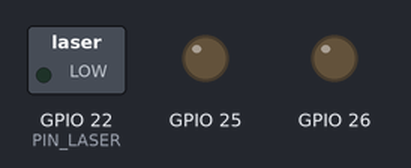
A sketch run on a simulated ESP32. On the bench: switched loads named in the sketch (green lamp = pin HIGH), output pins drawn as LEDs (lit = HIGH). What the sketch prints to the serial monitor is not drawn.

Above: at 0.1 s.
Timing chart, 0 to 0.1 s (numbered marks = the images above):
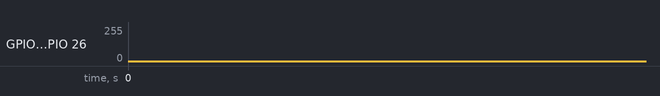

The sketch:

esp32-laser-projection.ino
```cpp
#include "Arduino.h"
#include <driver/dac.h>

/*Connections:
Lolin32 Lite ESP32
*/

#define PIN_LASER 22 //LED_BUILTIN

/* create a hardware timer */
hw_timer_t * timer = NULL;

//Definition of a Laser frame
const int MaxFrameSize = 500;

struct Frame {
  int size;
  int16_t x[MaxFrameSize];
  int16_t y[MaxFrameSize];
  //byte laseronoff[MaxFrameSize];
};

Frame g_origFrame;               //Original frame of a horizontal arrow
Frame g_arrFrames[2];            //ISR shows one frame, the main loop updates the other
volatile Frame* g_ptrCurFrame = &g_origFrame;  //frame that should be drawn by the ISR
int g_isr_cur_frame_idx = 0; //idx of a point as used in the isr routine
////////////////////////////

//Look-up table of Cos and Sin for speed
int tblCos[360];
int tblSin[360];

void IRAM_ATTR my_timer_isr() {

 if(++g_isr_cur_frame_idx >= g_ptrCurFrame->size) g_isr_cur_frame_idx = 0;

 const int16_t x_pos = g_ptrCurFrame->x[g_isr_cur_frame_idx];
 const int16_t y_pos = g_ptrCurFrame->y[g_isr_cur_frame_idx];
 setDAC(x_pos, y_pos);

}

void setup() {
  // put your setup code here, to run once:

  //set up pins
  pinMode(PIN_LASER, OUTPUT);
  digitalWrite(PIN_LASER, 1);

  dac_output_enable(DAC_CHANNEL_1);
  dac_output_enable(DAC_CHANNEL_2);
  Serial.begin(9600);

  //set up look-up tables
  setupTrigTable();

  //create a drawing
  setupOrigFrame(g_origFrame);

  /* Use 1st timer of 4 */
  /* 1 tick take 1/(80MHZ/80) = 1us so we set divider 80 and count up */
  timer = timerBegin(0, 80, true);
  /* Attach onTimer function to our timer */
  timerAttachInterrupt(timer, &my_timer_isr, true);
  timerAlarmWrite(timer, 20, true);
  timerAlarmEnable(timer);

  digitalWrite(PIN_LASER, 0); //for now, the laser is always on
}


int g_angle = 0;

int g_curFrameIdx = 0;

void loop() {

  //Use this for testing the corners
  //setDAC(0,0); delay(5000); setDAC(4095, 0); delay(5000); setDAC(0, 4095); delay(5000); setDAC(4095, 4095); delay(5000); return;

  //draw the new frame
  int newFrameIdx = 1 - g_curFrameIdx;
  Frame& newFrame = g_arrFrames[newFrameIdx];
  newFrame.size = g_origFrame.size;
  for(int i=0; i<g_origFrame.size; ++i) {
    rotatePoint(g_origFrame.x[i], g_origFrame.y[i],
                newFrame.x[i], newFrame.y[i],
                128, 128, g_angle); yield();
  }

  //switch the frames
  g_curFrameIdx = newFrameIdx;
  g_ptrCurFrame = g_arrFrames + g_curFrameIdx;

  //update the angle
  g_angle += 5;
  if(g_angle >= 360) g_angle -= 360;
  delay(100);
  }

void setupTrigTable() {
  for(int16_t angle=0; angle<360; ++angle) {
    double dAngle = angle * 3.14159 / 180;
    tblCos[angle] = 100*cos(dAngle);
    tblSin[angle] = 100*sin(dAngle);
  }
}

inline
void rotatePoint(const int16_t x, const int16_t y, int16_t& new_x, int16_t& new_y, const int16_t x0, const int16_t y0, int16_t angle) {
  new_x = x0 + (x-x0)*tblCos[angle]/100 + (y-y0)*tblSin[angle]/100;
  new_y = y0 - (x-x0)*tblSin[angle]/100 + (y-y0)*tblCos[angle]/100;
}


void setupOrigFrame(Frame& curFrame) {

  int counter = 0;

  for(int i=0; i<10; ++i) { curFrame.x[counter] = 64; curFrame.y[counter] = 128 + i; ++counter; }

  for(int i=0; i<100; ++i) { curFrame.x[counter] = 64+i; curFrame.y[counter] = 128+10; ++counter; }

  for(int i=0; i<15; ++i) { curFrame.x[counter] = 64+99-i; curFrame.y[counter] = 128+10+i; ++counter; }

  for(int i=0; i<44; ++i) { curFrame.x[counter] = 64+99-14+i; curFrame.y[counter] = 128+10+14-24*i/43; ++counter; }

  for(int i=0; i<44; ++i) { curFrame.x[counter] = 64+99+29-i; curFrame.y[counter] = 128-24*i/43; ++counter; }

  for(int i=0; i<15; ++i) { curFrame.x[counter] = 64+99-14+i; curFrame.y[counter] = 128-24+i; ++counter; }

  for(int i=0; i<100; ++i) { curFrame.x[counter] = 64+99-i; curFrame.y[counter] = 128-10; ++counter; }

  for(int i=0; i<10; ++i) { curFrame.x[counter] = 64; curFrame.y[counter] = 128-10 + i; ++counter; }

  curFrame.size = counter;

  Serial.print("curFrame.size ="); Serial.println(curFrame.size);
  if(curFrame.size > MaxFrameSize) {
    Serial.println("curFrame.size > MaxFrameSize"); delay(10000);
  }

}


inline void setDAC(const uint16_t x, const uint16_t y) {
      dac_output_voltage(DAC_CHANNEL_1, x);
      dac_output_voltage(DAC_CHANNEL_2, y);
}
```
